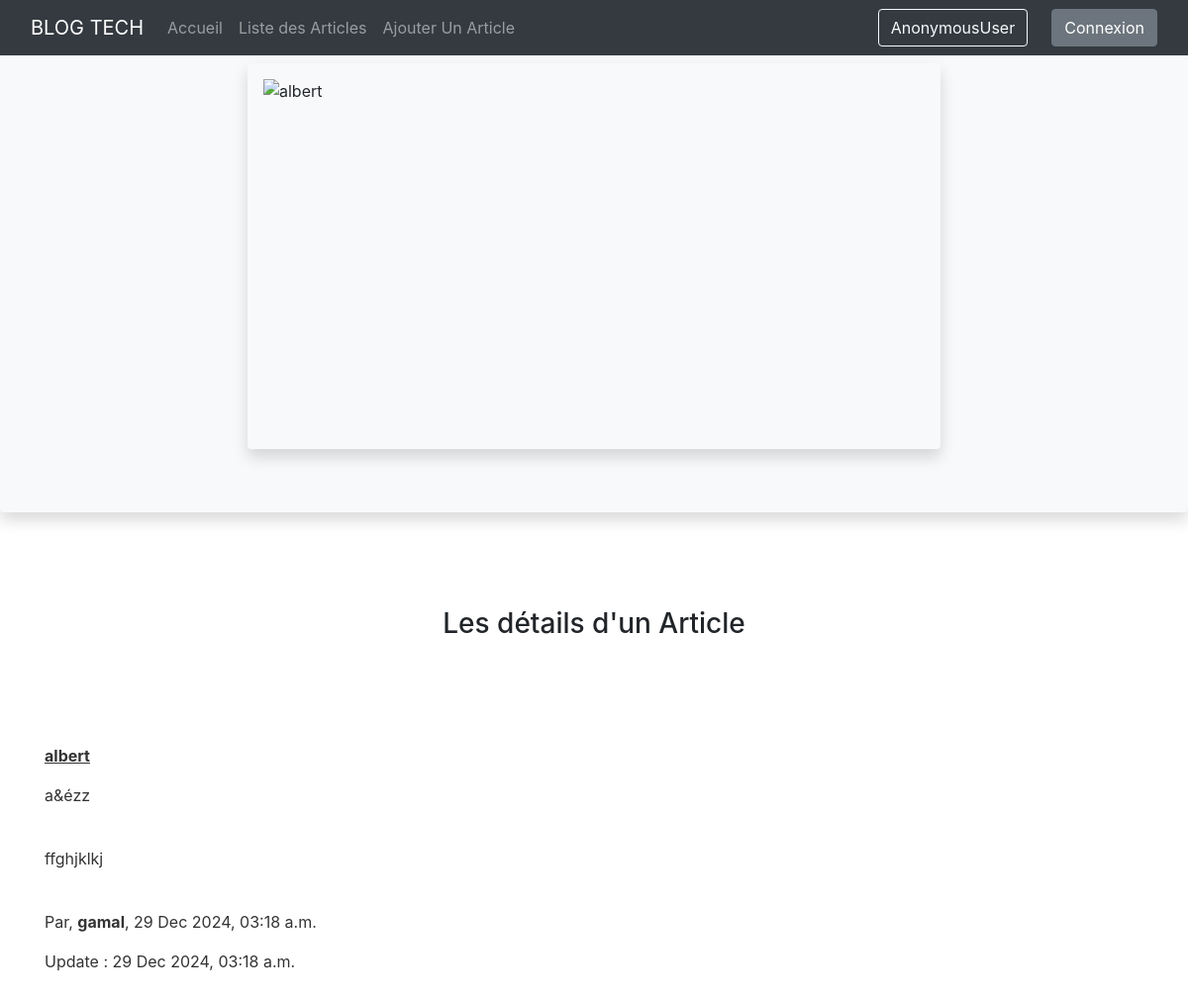
Page /blog/details/30/ on the earlier database version.
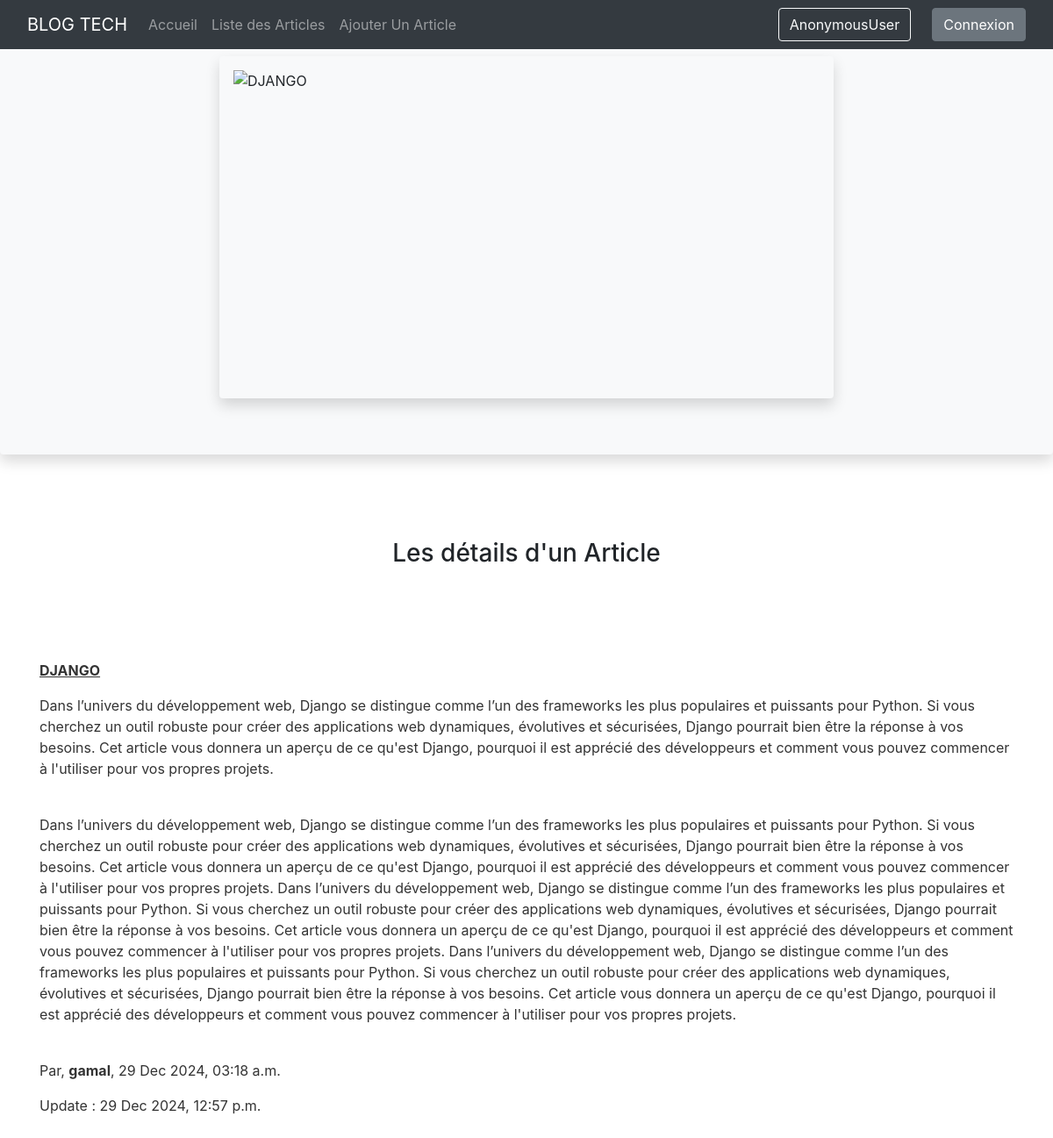
Same page on the later database version.
### blog/models.py (models this page shows, shortened)
class Article(models.Model):
  title = models.CharField(max_length=100)
  summary = models.TextField(max_length=500)
  content = models.TextField()
  author = models.ForeignKey(User, on_delete=models.CASCADE, default=1)
  date_create = models.DateTimeField(auto_now_add=True)
  date_updat = models.DateTimeField(auto_now=True)
  image = CloudinaryField('image', null=True) #cloudinary

### blog/views.py (the view)
# urls.py: path('details/<int:id>/', views.details_views, name="page2"),
def details_views(request, id):
  article = get_object_or_404(Article, id=id)
  return render(request, "page_s/details_article.html", {"article":article})

### templates/page_s/details_article.html (shortened to what this page needs)
{% extends "base.html" %}
{% block content %}
{% include 'partials/navbar.html' %}
<div class="contai mb-5 mt-5">
  <div class="image-details shadow p-3 mb-5 bg-body-tertiary rounded">
    {% if article.image %}
      <img src="{{ article.image.url }}" alt="{{ article.title }}" class="img-fluid p-0 shadow p-3 mb-5 bg-body-tertiary rounded" style="width: 700px; height: 390px">
    {% else %}
      <p>Pas d'image</p>
    {% endif %}
  </div>
  <div class="pb-5">
    <h3 class="text-center pt-5">Les détails d'un Article</h3>
  </div>
  <div class="container">
    <div class="pt-5">
      <p><u><b> {{ article.title }} </b></u></p>
      <p>{{ article.summary }}</p></br>
      <p>{{ article.content }}</p></br>
      <p>Par, <strong>{{ article.author }}</strong>, {{ article.date_create|date:"d M Y, H:i a" }}
      <p>Update : {{ article.date_updat|date:"d M Y, H:i a" }}</p></br>
    </div>
  </div>
</div>
{% endblock %}

Differences in the rows shown:
changed Article "gamal": title "albert" → "DJANGO"; summary "a&ézz" → "Dans l’univers du développement web, Django se distingue comme l’un des frameworks les plus populaires et puissants pour Python. Si vous cherchez un outil robuste pour créer des applications web dynamiques, évolutives et sécurisées, Django pourrait bien être la réponse à vos besoins. Cet article vous donnera un aperçu de ce qu'est Django, pourquoi il est apprécié des développeurs et comment vous pouvez commencer à l'utiliser pour vos propres projets."; content "ffghjklkj" → "Dans l’univers du développement web, Django se distingue comme l’un des frameworks les plus populaires et puissants pour Python. Si vous cherchez un outil robuste pour créer des applications web dynamiques, évolutives et sécurisées, Django pourrait bien être la réponse à vos besoins. Cet article vous donnera un aperçu de ce qu'est Django, pourquoi il est apprécié des développeurs et comment vous pouvez commencer à l'utiliser pour vos propres projets. Dans l’univers du développement web, Django se distingue comme l’un des frameworks les plus populaires et puissants pour Python. Si vous cherchez un outil robuste pour créer des applications web dynamiques, évolutives et sécurisées, Django…"; date_updat "29 Dec 2024, 03:18 a.m." → "29 Dec 2024, 12:57 p.m."
